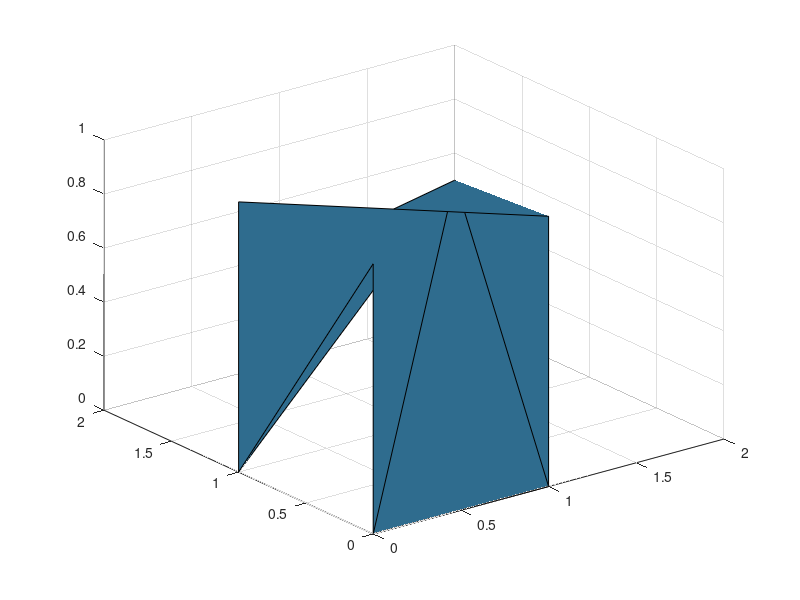

Source code (MATLAB):
% z = zeros(3);
% x = zeros(3);
% y = zeros(3);
% 
% z(2,2) = 1;
% x(2,2) = 1;
% y(2,2) = 1;
% 
% y(2,1) = 1;
% z(2,1) = 1;
close all;

x = [0 .5 1;...
     0 2 1;...
     0 0 0];
y = [1 .5 0;...
     1 2 0;...
     0 0 0];
z = [1 1 1;...
     0 .5 0;...
     1 0 0];


surfl(x,y,z);